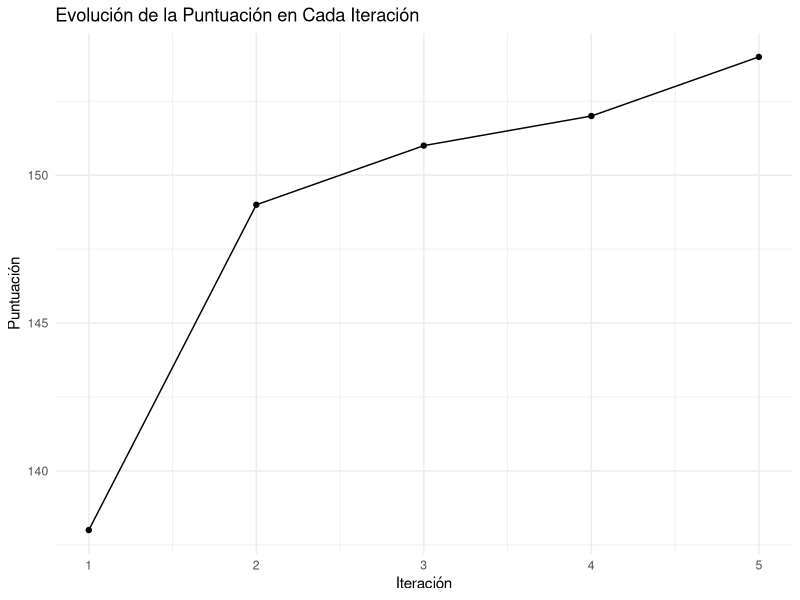

Recreate this plot in R.
library(stringr)
library(ggplot2)

#Estos datos no se cambian.
#Pero si se cambian, el programa está preparado.
Tamaño_Poblacion <- 4
Tamaño_Individuo <- 42

Generar_IndividuosAleatorios <- function(length) {
  individuo <- paste(sample(c(0, 1), length, replace = TRUE), collapse = "")
  if (nchar(individuo) > 8) {
    individuo <- substr(individuo, 1, 8)
    # print("Se indicó un tamaño de cadena de más de 8 caracteres. Pero eso no es posible")
    # print("Se escribirán individuos sólo con los primeros 8 caracteres.")
  } 

  return(individuo)
}

Generar_Poblacion <- function(Tamaño_Poblacion, Tamaño_Individuo, Poblacion_Predefinida = NULL) {
  if (!is.null(Poblacion_Predefinida)) {
    Poblacion <- Poblacion_Predefinida
  } else {
    CuentaRepeticion <- 0
    Poblacion <- character(Tamaño_Poblacion)
    Individuos_Generados <- character()
    max_intentos <- 10  

    if (Tamaño_Individuo < 8) {
    #   print("Se indicó un tamaño de cadena de menos de 8 caracteres. Pero eso no es posible")
    #   print("Se escribirán individuos de 8 caracteres.")
      Tamaño_Individuo <- 8
    }

    if(Tamaño_Poblacion <= 7){
    #   print(" - - - - - - - -¡¡ADVERTENCIA!! - - - - - - -")
    #   print("La población introducida es tan pequeña que no habrá suficientes individuos para combinar.")
    #   print("El programa está hecho para funcionar con 8")
    #   cat("El programa no  se detendrá, pero así no debería operar.", "\n\n")
    }

    for (i in 1:Tamaño_Poblacion) {
      intentos <- 0
      repeat {
        nuevo_individuo <- Generar_IndividuosAleatorios(Tamaño_Individuo)
        if (!(nuevo_individuo %in% Individuos_Generados)) {
          intentos <- intentos - 1
          Poblacion[i] <- nuevo_individuo
          Individuos_Generados <- c(Individuos_Generados, nuevo_individuo)
          break
        } else {
          intentos <- intentos + 1
          if (intentos >= max_intentos) {
            cat("No hay más combinaciones posibles sin repetir los números. Permitida la repetición.\n")
            Poblacion[i] <- nuevo_individuo
            break
          }
        }
      }
    }
  }
  return(Poblacion)
}


# Función para evaluar un individuo basado en la cantidad de 0s
Evaluar_Individuo <- function(individual) {
  Vector_Binario <- as.integer(strsplit(individual, "")[[1]])
  
  # Contar la cantidad de 0s
  Calificacion <- sum(Vector_Binario == 0)
  
  # Imprimir la calificación del individuo
  print(paste("Calificación del individuo:", individual, "es:", Calificacion))
  
  return(Calificacion)
}

# Función para evaluar toda la población
Evaluar_Poblacion <- function(Poblacion) {
  Puntuaciones <- numeric(length(Poblacion))
  for (i in 1:length(Poblacion)) {
    Puntuaciones[i] <- Evaluar_Individuo(Poblacion[i])
  }
  print(Puntuaciones)
  return(Puntuaciones)
}
# Función para calcular la puntuación total de la población
Calcular_PuntuacionTotal <- function(Puntuaciones) {
  PuntuacionTotal <- sum(Puntuaciones)
  return(PuntuacionTotal)
}

Elegir_MejoresIndividuos <- function(Poblacion, Putuaciones, MejorIndividuo_Indice) {
  Individuos_Ordenados <- order(Putuaciones, decreasing = TRUE)
  MejoresIndividuos <- Poblacion[Individuos_Ordenados[1:MejorIndividuo_Indice]]
  
  # Imprimir los mejores individuos seleccionados
  print("Mejores individuos seleccionados:")
  print(MejoresIndividuos)
  
  return(MejoresIndividuos)
}

Cruzar_Poblacion <- function(ind1, ind2) {
  midpoint <- nchar(ind1) / 2
  child1 <- paste0(substr(ind1, 1, midpoint), substr(ind2, midpoint + 1, nchar(ind2)))
  child2 <- paste0(substr(ind2, 1, midpoint), substr(ind1, midpoint + 1, nchar(ind1)))
  
  # Imprimir los individuos y sus hijos después del cruce
  print(paste("Cruzando:", ind1, "y", ind2))
  print(paste("Resulta en hijos:", child1, "y", child2))
  
  return(c(child1, child2))
}

Generar_Nueva_Poblacion <- function(Poblacion, Putuaciones, Tamaño_Poblacion) {
  MejoresIndividuos <- Elegir_MejoresIndividuos(Poblacion, Putuaciones, Tamaño_Poblacion)
  Nueva_Poblacion <- character() 
  
  for (i in seq(1, length(MejoresIndividuos))) {
    for (j in seq(i + 1, length(MejoresIndividuos))) {
      if (length(Nueva_Poblacion) < Tamaño_Poblacion) {
        children <- Cruzar_Poblacion(MejoresIndividuos[i], MejoresIndividuos[j])
        Nueva_Poblacion <- c(Nueva_Poblacion, children[1])
        
        if (length(Nueva_Poblacion) < Tamaño_Poblacion) {
          Nueva_Poblacion <- c(Nueva_Poblacion, children[2])
        } else {
          break
        }
      }
    }
    if (length(Nueva_Poblacion) >= Tamaño_Poblacion) {
      break
    }
  }
  

  print("Nueva población generada:")
  print(Nueva_Poblacion)
  
  return(Nueva_Poblacion)
}

Mutar_Bit <- function(individual, position) {
  bits <- unlist(strsplit(individual, ""))
  position <- ((position - 1) %% length(bits)) + 1
  if (bits[position] == "0") {
    bits[position] <- "1"
  } else {
    bits[position] <- "0"
  }
  Mutar_Individual <- paste(bits, collapse = "")
  return(Mutar_Individual)
}

Mutar_Poblacion <- function(Poblacion) {
  for (i in 1:length(Poblacion)) {
    Poblacion[i] <- Mutar_Bit(Poblacion[i], i)

    print(paste("Individuo después de la mutación en posición", i, ":", Poblacion[i]))
  }
  return(Poblacion)
}

Hacer_Todo <- function(Tamaño_Poblacion, Tamaño_Individuo, Limite_Iteraciones, Limite_Iteraciones_NoMejora) {
  Poblacion_Predefinida <- c("100000000100000000000000000000100000000000", "000000000000000000010000110010000000000000", "000000101100000000000001010101000000000000", "100000111100001001000000000000101111011011")

  Poblacion <- Generar_Poblacion(Tamaño_Poblacion, Tamaño_Individuo, Poblacion_Predefinida)
  Mejores_Calificaciones <- c()
  Puntuaciones_Iteraciones <- data.frame(Iteracion = integer(), Puntuacion = numeric())
  Cuenta_NoMejora <- 0
  Iteracion <- 1
  
  repeat {
    if(Iteracion == 1){
      cat("\n\n")
      print(" ================================================================== ")
      print(" POBLACION INICIAL:               ")
      print(Poblacion)
      Puntuaciones <- Evaluar_Poblacion(Poblacion)
      PuntuacionTotal <- Calcular_PuntuacionTotal(Puntuaciones)
      cat("Puntuación inicial: ", PuntuacionTotal)
      Mejores_Calificaciones <- c(Mejores_Calificaciones, PuntuacionTotal)
      Puntuaciones_Iteraciones <- rbind(Puntuaciones_Iteraciones, data.frame(Iteracion = Iteracion, Puntuacion = PuntuacionTotal))
      
      cat("\n")
      Nueva_Poblacion <- Generar_Nueva_Poblacion(Poblacion, Puntuaciones, Tamaño_Poblacion)
      Poblacion <- Nueva_Poblacion
      cat("\n")
      Poblacion <- Mutar_Poblacion(Poblacion)
      Puntuaciones <- Evaluar_Poblacion(Poblacion)
      PuntuacionTotal <- Calcular_PuntuacionTotal(Puntuaciones)
      cat("Puntuación después de mutar: ", PuntuacionTotal, "\n")
    } else {
      cat("\n")
      print("==========================================================================")
      cat("Iteración: ", (Iteracion), "\n")
      print(Poblacion)
      Puntuaciones <- Evaluar_Poblacion(Poblacion)
      PuntuacionTotal <- Calcular_PuntuacionTotal(Puntuaciones)
      cat("Puntuación inicial: ", PuntuacionTotal)
      Mejores_Calificaciones <- c(Mejores_Calificaciones, PuntuacionTotal)
      Puntuaciones_Iteraciones <- rbind(Puntuaciones_Iteraciones, data.frame(Iteracion = Iteracion, Puntuacion = PuntuacionTotal))

      cat("\n")
      Nueva_Poblacion <- Generar_Nueva_Poblacion(Poblacion, Puntuaciones, Tamaño_Poblacion)
      Poblacion <- Nueva_Poblacion
      cat("\n")
      Poblacion <- Mutar_Poblacion(Poblacion)
      Puntuaciones <- Evaluar_Poblacion(Poblacion)
      PuntuacionTotal <- Calcular_PuntuacionTotal(Puntuaciones)
      cat("Puntuación después de mutar: ", PuntuacionTotal, "\n")

      if (length(Mejores_Calificaciones) > 1 && Mejores_Calificaciones[length(Mejores_Calificaciones)] == Mejores_Calificaciones[length(Mejores_Calificaciones) - 1]) {
        Cuenta_NoMejora <- Cuenta_NoMejora + 1
      } else {
        Cuenta_NoMejora <- 0
      }
      
      if (Cuenta_NoMejora >= Limite_Iteraciones_NoMejora || Iteracion >= Limite_Iteraciones) {
        break
      }
    }
    Iteracion <- Iteracion + 1
  }

  max_calificacion <- max(Mejores_Calificaciones)
  iteracion_max <- Puntuaciones_Iteraciones$Iteracion[which.max(Mejores_Calificaciones)]

  cat("\n\n")
  cat("La máxima calificación alcanzada fue: ", max_calificacion, " en la iteración: ", iteracion_max, "\n")


  grafica <- ggplot(Puntuaciones_Iteraciones, aes(x = Iteracion, y = Puntuacion)) +
    geom_line() +
    geom_point() +
    labs(title = "Evolución de la Puntuación en Cada Iteración",
         x = "Iteración",
         y = "Puntuación") +
    theme_minimal()

  # Imprimir la gráfica
  print(grafica)

  return(Poblacion)
}

#Estos datos no se cambian.
Tamaño_Poblacion <- Tamaño_Poblacion
Tamaño_Individuo <- Tamaño_Individuo

#Estos datos sí se pueden cambiar para hacer pruebas.
Limite_Iteraciones <- 5
Limite_Iteraciones_NoMejora <- 10

Poblacion_Final <- Hacer_Todo(Tamaño_Poblacion, Tamaño_Individuo, Limite_Iteraciones, Limite_Iteraciones_NoMejora)

# Imprimir la población final✨🎉
print(paste("Población final: ", Poblacion_Final))